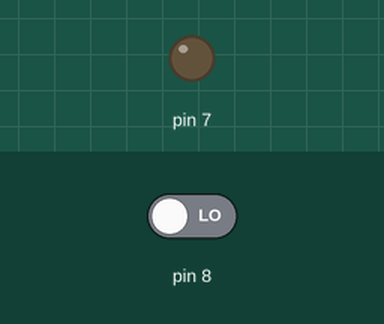
This sketch was run on a simulated Arduino Uno, built with avr-gcc and run on an emulated ATmega328P. Parts: output pins drawn as LEDs (lit = HIGH). The test bench sets the inputs (shaded band); at power-on: pin 8 LOW.

Above: at 1.2 s.
1.3 s: pin 8 driven HIGH
At 1.8 s:
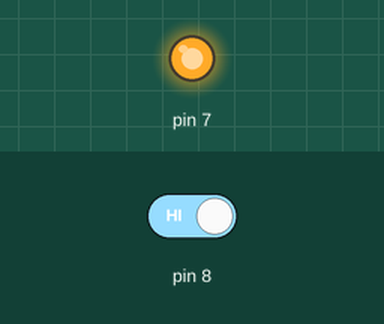
4.3 s: pin 8 driven LOW
At 5.3 s:
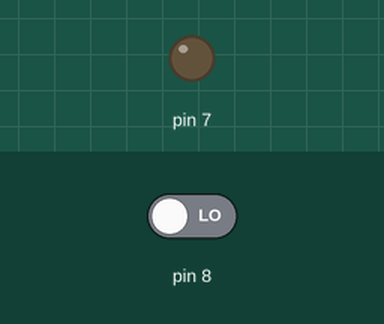
Timing chart, 0 to 7.3 s (numbered marks = the images above; inputs shaded):
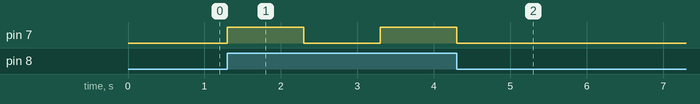

Measured:
- after the input at 1.3 s, pin 7: LOW → HIGH at once, → LOW 1.0 s later, → HIGH 1.0 s later
- after the input at 4.3 s, pin 7: goes on until 4.3 s, then stays LOW

The sketch:

firstCode.ino
```cpp
void setup() {
  // put your setup code here, to run once:
  pinMode(7, OUTPUT);


}

void loop() {
  // put your main code here, to run repeatedly:
  if(digitalRead(8)==HIGH){
    digitalWrite(7, HIGH);
    delay(1000);
    digitalWrite(7, LOW);
    delay(1000);
  }
  else{
    digitalWrite(7, LOW);
  }

}
```
